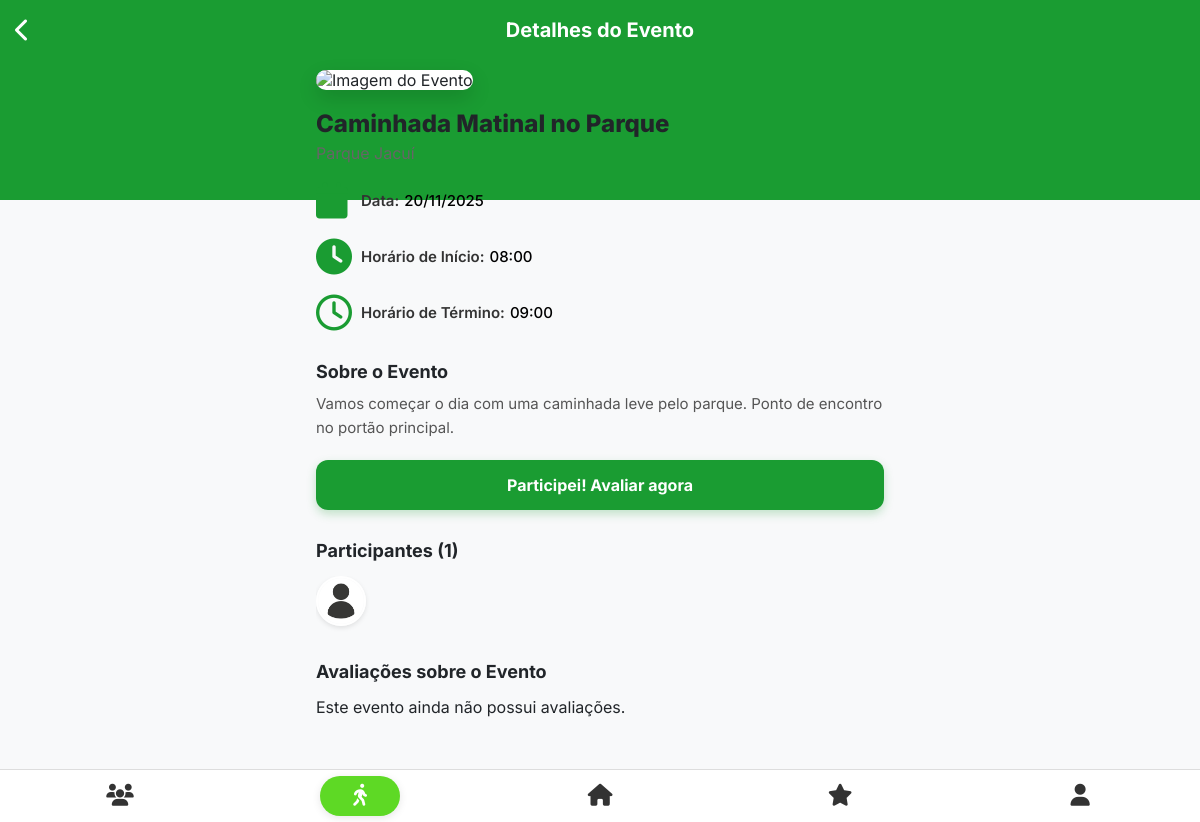
Screenshot of /tela-evento/tela-evento.php?id=5 (signed in) with the database file from the repository.
### tables this page shows
CREATE TABLE Evento ( 
    idEvento INT PRIMARY KEY AUTO_INCREMENT, 
    idParque INT NOT NULL, 
    idInstituicao INT,
    idUsuario INT,
    nome VARCHAR(255) NOT NULL, 
    dia DATE NOT NULL,
    horario_inicio TIME NOT NULL, 
    horario_termino TIME NOT NULL, 
    descricao VARCHAR(255), 
    imagem_path VARCHAR(255) NULL,  
    FOREIGN KEY(idParque) REFERENCES Parque (idParque),
    FOREIGN KEY(idInstituicao) REFERENCES Instituicao (idInstituicao),
    FOREIGN KEY(idUsuario) REFERENCES Usuario (idUsuario)
);

CREATE TABLE Usuario ( 
    idUsuario INT PRIMARY KEY AUTO_INCREMENT,
    nome VARCHAR(255) NOT NULL,
    username VARCHAR(50) NOT NULL UNIQUE,
    avatar_path VARCHAR(255) NULL,
    biografia TEXT NULL,
    tipo ENUM('comum', 'instituicao', 'admin') NOT NULL,
    email VARCHAR(200) NOT NULL UNIQUE,
    senha VARCHAR(255) NOT NULL,
    cpf VARCHAR (14) UNIQUE,
    genero VARCHAR(30),
    data_nasc DATE NOT NULL,
    data_cadastro TIMESTAMP NOT NULL DEFAULT CURRENT_TIMESTAMP,
    ultimo_login TIMESTAMP NULL,
    status ENUM('ativo', 'inativo', 'suspenso') NOT NULL DEFAULT 'ativo'
);

### tela-evento/tela-evento.php (the view, shortened to what this page needs)
<?php
$idEvento = $_GET['id'];
$idUsuarioLogado = $_SESSION['id_usuario'];
$servidor = "localhost"; $usuario_db = "root"; $senha_db = ""; $banco = "Spark";
$conexao = new mysqli($servidor, $usuario_db, $senha_db, $banco);
$url_base = '/Spark-main/';
$stmt_evento = $conexao->prepare("SELECT e.*, p.nome AS nome_parque FROM Evento AS e JOIN Parque AS p ON e.idParque = p.idParque WHERE e.idEvento = ?");
$stmt_evento->bind_param("i", $idEvento);
$stmt_evento->execute();
$resultado_evento = $stmt_evento->get_result();
$evento = $resultado_evento->fetch_assoc();
$souDono = ($evento['idUsuario'] == $idUsuarioLogado);
$stmt_participantes = $conexao->prepare("
    SELECT u.nome, u.username, u.avatar_path FROM Usuario AS u
    JOIN Participantes AS pa ON u.idUsuario = pa.idUsuario
    WHERE pa.idEvento = ? ORDER BY pa.dataInscricao ASC
");
$stmt_participantes->bind_param("i", $idEvento);
$stmt_participantes->execute();
$resultado_participantes = $stmt_participantes->get_result();
$stmt_avaliacoes = $conexao->prepare("
    SELECT av.*, u.nome, u.username, u.avatar_path
    FROM Avaliacao_evento AS av
    JOIN Usuario AS u ON av.idUsuario = u.idUsuario
    WHERE av.idEvento = ?
    ORDER BY (av.idUsuario = ?) DESC, av.data_avaliacao DESC
");
$stmt_avaliacoes->bind_param("ii", $idEvento, $idUsuarioLogado);
$stmt_avaliacoes->execute();
$resultado_avaliacoes = $stmt_avaliacoes->get_result();
$stmt_participacao = $conexao->prepare("SELECT status FROM Participantes WHERE idUsuario = ? AND idEvento = ?");
$stmt_participacao->bind_param("ii", $idUsuarioLogado, $idEvento);
$stmt_participacao->execute();
$participacao = $stmt_participacao->get_result()->fetch_assoc();
$status_participacao = $participacao['status'] ?? null;
$data_inicio_ts = strtotime($evento['dia'] . ' ' . $evento['horario_inicio']);
$data_termino_ts = strtotime($evento['dia'] . ' ' . $evento['horario_termino']);
$agora_ts = time();
$evento_esta_acontecendo = ($agora_ts >= $data_inicio_ts && $agora_ts < $data_termino_ts);
$evento_ja_terminou = $agora_ts >= $data_termino_ts;
$stmt_check_avaliacao = $conexao->prepare("SELECT idAvaliacao FROM Avaliacao_evento WHERE idUsuario = ? AND idEvento = ?");
$stmt_check_avaliacao->bind_param("ii", $idUsuarioLogado, $idEvento);
$stmt_check_avaliacao->execute();
$ja_avaliou = $stmt_check_avaliacao->get_result()->num_rows > 0;
?>
<!DOCTYPE html>
<html lang="pt-BR">
<head>
    <link rel="stylesheet" href="tela-evento.css">
    <link rel="stylesheet" href="<?php echo $url_base; ?>style.css">
    <link rel="stylesheet" href="https://cdnjs.cloudflare.com/ajax/libs/font-awesome/6.5.2/css/all.min.css">
</head>
<body>
    <header class="topbar">
        <a href="javascript:history.go(-1)" class="back-button"><i class="fa-solid fa-chevron-left"></i></a>
        <h1>Detalhes do Evento</h1>
    </header>
    <main>
        <div class="event-container">
            <?php
                $img_path = !empty($evento['imagem_path']) ? '/Spark-main/'.htmlspecialchars($evento['imagem_path']) : '/Spark-main/uploads/eventos/default_event.jpg';
            ?>
            <img src="<?php echo $img_path; ?>"
                 alt="Imagem do Evento"
                 class="event-image-header"
                 onerror="this.onerror=null;this.src='/Spark-main/uploads/eventos/default_event.jpg';">
            <div class="event-info">
                <h1 class="event-title"><?php echo htmlspecialchars($evento['nome']); ?></h1>
                <p class="event-park"><?php echo htmlspecialchars($evento['nome_parque']); ?></p>
                <ul class="event-details">
                    <li><i class="fa-solid fa-calendar"></i><div><strong>Data:</strong><span><?php echo date("d/m/Y", strtotime($evento['dia'])); ?></span></div></li>
                    <li><i class="fa-solid fa-clock"></i><div><strong>Horário de Início:</strong><span><?php echo date("H:i", strtotime($evento['horario_inicio'])); ?></span></div></li>
                    <li><i class="fa-regular fa-clock"></i><div><strong>Horário de Término:</strong><span><?php echo date("H:i", strtotime($evento['horario_termino'])); ?></span></div></li>
                </ul>
                <?php if (!empty($evento['descricao'])): ?>
                    <div class="event-description"><h2>Sobre o Evento</h2><p><?php echo nl2br(htmlspecialchars($evento['descricao'])); ?></p></div>
                <?php endif; ?>
                <div class="button-container">
                    <?php
                    if ($status_participacao === 'participou' || $ja_avaliou): ?>
                        <button class="cta-button disabled" disabled>Evento Finalizado e Avaliado</button>
                    <?php
                    elseif ($status_participacao === 'ativo'): ?>
                        <button class="cta-button participate" onclick="openEvaluationModal()">Finalizar Evento</button>
                    <?php
                    elseif ($status_participacao === 'inscrito' && $evento_ja_terminou): ?>
                        <button class="cta-button participate" onclick="openEvaluationModal()">Participei! Avaliar agora</button>
                    <?php
                    elseif (($status_participacao === 'inscrito' || $souDono) && $evento_esta_acontecendo): ?>
                        <button id="btnIniciarEvento" class="cta-button participate" onclick="iniciarEvento(<?php echo $idEvento; ?>)">Iniciar Evento</button>
                    <?php
                    elseif ($status_participacao === 'inscrito'): ?>
                        <button id="btnIniciarEvento" class="cta-button" data-starttime-ms="<?php echo htmlspecialchars($data_inicio_ts * 1000); ?>" disabled>Carregando...</button>
                    <?php
                    endif; ?>
                </div>
            </div>
        </div>
        <section class="participants-section">
            <h2>Participantes (<?php echo $resultado_participantes->num_rows; ?>)</h2>
            <?php if ($resultado_participantes->num_rows > 0): ?>
                <div class="participants-list">
                    <?php while($participante = $resultado_participantes->fetch_assoc()):
                        $avatar_participante = !empty($participante['avatar_path']) ? $participante['avatar_path'] : 'assets/images/avatar_padrao.png';
                    ?>
                        <img src="/Spark-main/<?php echo htmlspecialchars($avatar_participante); ?>"
                             title="<?php echo htmlspecialchars($participante['nome']); ?> (@<?php echo htmlspecialchars($participante['username']); ?>)"
                             class="participant-avatar">
                    <?php endwhile; ?>
                </div>
            <?php else: ?>
                <p class="no-participants">Seja o primeiro a confirmar presença!</p>
            <?php endif; ?>
        </section>
        <section class="reviews-section">
            <h2>Avaliações sobre o Evento</h2>
            <?php if ($resultado_avaliacoes && $resultado_avaliacoes->num_rows > 0): ?>
                <?php while($avaliacao = $resultado_avaliacoes->fetch_assoc()):
                    $avatar_avaliacao = !empty($avaliacao['avatar_path']) ? $avaliacao['avatar_path'] : 'assets/images/avatar_padrao.png';
                    $isMinhaAvaliacao = ($avaliacao['idUsuario'] == $idUsuarioLogado);
                ?>
                <div class="review-card">
                    <img src="/Spark-main/<?php echo htmlspecialchars($avatar_avaliacao); ?>" alt="avatar" class="avatar">
                    <div class="review-content">
                        <div class="review-header">
                            <h3>
                                <?php echo htmlspecialchars($avaliacao['nome']); ?>
                                <?php if($isMinhaAvaliacao) echo " <small>(Você)</small>"; ?>
                            </h3>
                            <div class="review-menu-container">
                                <button class="menu-dots-btn" onclick="toggleReviewMenu(this)">
                                    <i class="fa-solid fa-ellipsis-vertical"></i>
                                </button>
                                <div class="review-dropdown">
                                    <?php if ($isMinhaAvaliacao): ?>
                                        <a href="#" onclick="editarAvaliacao(<?php echo $avaliacao['idAvaliacao']; ?>); return false;">
                                            <i class="fa-solid fa-pen"></i> Editar
                                        </a>
                                        <a href="#" class="text-danger" onclick="excluirAvaliacao(<?php echo $avaliacao['idAvaliacao']; ?>); return false;">
                                            <i class="fa-solid fa-trash"></i> Excluir
                                        </a>
                                    <?php else: ?>
                                        <a href="#" class="text-warning" onclick="denunciarAvaliacao(<?php echo $avaliacao['idAvaliacao']; ?>); return false;">
                                            <i class="fa-solid fa-flag"></i> Denunciar
                                        </a>
                                    <?php endif; ?>
                                </div>
                            </div>
                        </div>
                        <div class="stars">
                            <?php for ($i = 1; $i <= 5; $i++) { echo ($i <= $avaliacao['nota']) ? '<i class="fa-solid fa-star"></i>' : '<i class="fa-regular fa-star"></i>'; } ?>
                        </div>
                        <p><?php echo htmlspecialchars($avaliacao['comentario']); ?></p>
                        <?php if (!empty($avaliacao['imagem_path'])): ?>
                            <img src="/Spark-main/<?php echo htmlspecialchars($avaliacao['imagem_path']); ?>" alt="Imagem da avaliação">
                        <?php endif; ?>
                    </div>
                </div>
                <?php endwhile; ?>
            <?php else: ?>
                <p class="no-reviews">Este evento ainda não possui avaliações.</p>
            <?php endif; ?>
        </section>
    </main>
    <nav class="bottombar">
        <button class="nav-btn" onclick="window.location.href='/Spark-main/TelaPerfils/perfil.html'"><i class="fa-solid fa-users"></i><span></span></button>
        <button class="nav-btn active"><i class="fa-solid fa-person-walking"></i><span></span></button>
        <button class="nav-btn" onclick="window.location.href='/Spark-main/tela-principal/telaprincipal.php'"><i class="fa-solid fa-house"></i><span></span></button>
        <button class="nav-btn"><i class="fa-solid fa-star"></i><span></span></button>
        <button class="nav-btn" onclick="window.location.href='/Spark-main/teladeusuario/teladeusuario.php'"><i class="fa-solid fa-user"></i><span></span></button>
    </nav>
</body>
</html>

### tela-evento/tela-evento.css (style rules this page uses)
* { margin: 0; padding: 0; box-sizing: border-box; font-family: 'Inter', sans-serif; }
body { background-color: #ffffff; color: #333; padding-bottom: 80px; position: relative; min-height: 100vh; }
body::before { content: ''; position: absolute; top: 0; left: 0; width: 100%; height: 200px; background-color: #1a9c32; z-index: 0; }
.topbar { background-color: transparent; color: white; position: relative; width: 100%; height: 60px; display: flex; align-items: center; justify-content: center; z-index: 2; }
.topbar .back-button { position: absolute; left: 15px; background: none; border: none; color: white; font-size: 24px; cursor: pointer; }
.topbar h1 { font-size: 20px; font-weight: 700; margin: 0; }
main { padding: 0 16px; max-width: 600px; margin: 0 auto; position: relative; z-index: 1; }
.event-image-header { width: 100%; height: 200px; object-fit: cover; border-radius: 24px; margin-top: 10px; margin-bottom: 20px; box-shadow: 0 8px 20px rgba(0,0,0,0.15); background-color: #fff; }
.event-title { font-size: 24px; font-weight: 800; margin-bottom: 4px; line-height: 1.2; }
.event-park { font-size: 16px; color: #666; margin-bottom: 20px; }
.event-details { list-style: none; display: flex; flex-direction: column; gap: 20px; margin-bottom: 30px; }
.event-details li { display: flex; align-items: center; font-size: 15px; color: #000; font-weight: 500; }
.event-details li i { color: #1a9c32; font-size: 36px; width: 45px; display: flex; justify-content: flex-start; flex-shrink: 0; }
.event-details li strong { display: inline-block; margin-right: 5px; color: #333; font-weight: 600; }
.event-description h2 { font-size: 18px; font-weight: 700; margin-bottom: 10px; }
.event-description p { font-size: 15px; line-height: 1.6; color: #555; margin-bottom: 20px; }
.button-container { margin-top: 10px; margin-bottom: 30px; }
.cta-button { width: 100%; height: 50px; background-color: #1a9c32; color: white; border: none; border-radius: 12px; font-size: 16px; font-weight: 700; cursor: pointer; text-align: center; transition: background 0.3s; box-shadow: 0 4px 10px rgba(26, 156, 50, 0.25); }
.participants-section h2 { font-size: 18px; font-weight: 700; margin-bottom: 15px; }
.participants-list { display: flex; gap: 10px; overflow-x: auto; padding-bottom: 10px; }
.participant-avatar { width: 50px; height: 50px; border-radius: 50%; object-fit: cover; border: 2px solid white; box-shadow: 0 2px 5px rgba(0,0,0,0.1); }
.reviews-section h2 { font-size: 18px; font-weight: 700; margin-bottom: 15px; }
section { margin-bottom: 25px; }

### style.css (style rules this page uses)
:root { --cor-primaria: #1A9929; --cor-perigo: #D92525; --cor-detalhes: #5ED925; --texto-claro: #FFFFFF; --texto-escuro: #212529; --texto-mutado: #6c757d; --cor-do-form: #D1D5DB; --fundo-claro: #F8F9FA; --cor-divisor: #E9ECEF; --cor-icone-padrao: #FFFFFF; --cor-icone-secundario: #1A9929; --cor-icone-perigo: #991A1A; }
* { box-sizing: border-box; margin: 0; padding: 0; }
html, body { font-family: 'Inter', sans-serif; color: var(--texto-escuro); background-color: var(--fundo-claro); }
a { text-decoration: none; color: inherit; }
body { display: flex; flex-direction: column; min-height: 100vh; }
.bottombar { background: #ffffff; display: flex; justify-content: space-around; align-items: center; padding: 8px 0; position: fixed; bottom: 0; width: 100%; border-top: 1px solid #ddd; z-index: 1000; }
.bottombar .nav-btn { background: transparent; border: none; color: #333; text-decoration: none; display: flex; flex-direction: column; align-items: center; justify-content: center; font-size: 12px; cursor: pointer; padding: 5px; flex: 1; }
.bottombar .nav-btn i { font-size: 22px; margin-bottom: 2px; height: 24px; display: flex; align-items: center; }
.bottombar .nav-btn.active { color: #ffffff; font-weight: bold; position: relative; }
.bottombar .nav-btn.active::before { content: ''; position: absolute; top: 50%; left: 50%; transform: translate(-50%, -50%); width: 80px; height: 40px; background-color: var(--cor-detalhes); border-radius: 999px; z-index: -1; box-shadow: 0 2px 8px rgba(0, 0, 0, 0.1); }

### rows the page displays
evento: nome "Caminhada Matinal no Parque", dia "20/11/2025", horario_inicio "08:00", horario_termino "09:00", descricao "Vamos começar o dia com uma caminhada leve pelo parque. Ponto de encontro no portão principal."

### other values shown
$resultado_participantes->num_rows "1"
